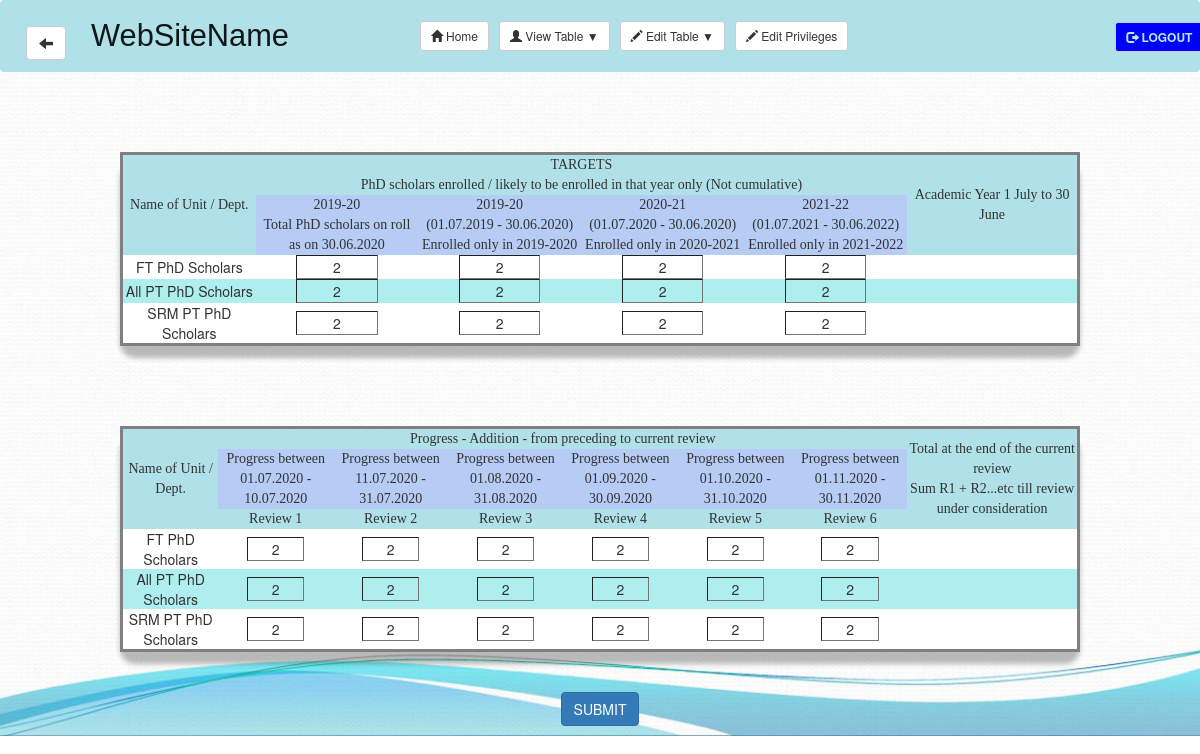
The app's page /edittable.php?branch=eee (signed in) with its own data.
### tables this page shows
CREATE TABLE `eee` (
  `dept_name` text NOT NULL,
  `enrolled_on_30.06` int(1) NOT NULL,
  `enrolled_on_19-20` int(1) NOT NULL,
  `enrolled_on_20-21` int(1) NOT NULL,
  `enrolled_on_21-22` int(1) NOT NULL,
  `review_1` int(1) NOT NULL,
  `review_2` int(1) NOT NULL,
  `review_3` int(1) NOT NULL,
  `review_4` int(1) NOT NULL,
  `review_5` int(1) NOT NULL,
  `review_6` int(1) NOT NULL,
  `sum` int(1) NOT NULL
);

### edittable.php (the view, shortened to what this page needs)
<?php include 'config.php';
include 'navbar.php';
$branch = $_GET['branch'];
$sql = "SELECT *  FROM `$branch` WHERE `dept_name` = 'FT PhD'";
$retval = mysqli_query($conn, $sql);
$row=mysqli_fetch_assoc($retval);
$enrolled_FT_30_06 = $row['enrolled_on_30.06'];
$enrolled_FT_19_20 = $row['enrolled_on_19-20'];
$enrolled_FT_20_21 = $row['enrolled_on_20-21'];
$enrolled_FT_21_22 = $row['enrolled_on_21-22'];
$sql = "SELECT *  FROM `$branch` WHERE `dept_name` = 'PT PhD'";
$retval = mysqli_query($conn, $sql);
$row=mysqli_fetch_assoc($retval);
$enrolled_PT_30_06 = $row['enrolled_on_30.06'];
$enrolled_PT_19_20 = $row['enrolled_on_19-20'];
$enrolled_PT_20_21 = $row['enrolled_on_20-21'];
$enrolled_PT_21_22 = $row['enrolled_on_21-22'];
$sql = "SELECT *  FROM `$branch` WHERE `dept_name` = 'SRM PT PhD'";
$retval = mysqli_query($conn, $sql);
$row=mysqli_fetch_assoc($retval);
$enrolled_SRM_30_06 = $row['enrolled_on_30.06'];
$enrolled_SRM_19_20 = $row['enrolled_on_19-20'];
$enrolled_SRM_20_21 = $row['enrolled_on_20-21'];
$enrolled_SRM_21_22 = $row['enrolled_on_21-22'];
$sql = "SELECT * FROM `$branch` WHERE `dept_name` = 'FT PhD'";
$retval = mysqli_query($conn, $sql);
$row=mysqli_fetch_assoc($retval);
$FT_review_1 = $row['review_1'];
$FT_review_2 = $row['review_2'];
$FT_review_3 = $row['review_3'];
$FT_review_4 = $row['review_4'];
$FT_review_5 = $row['review_5'];
$FT_review_6 = $row['review_6'];
$sql = "SELECT * FROM `$branch` WHERE `dept_name` = 'PT PhD'";
$retval = mysqli_query($conn, $sql);
$row=mysqli_fetch_assoc($retval);
$PT_review_1 = $row['review_1'];
$PT_review_2 = $row['review_2'];
$PT_review_3 = $row['review_3'];
$PT_review_4 = $row['review_4'];
$PT_review_5 = $row['review_5'];
$PT_review_6 = $row['review_6'];
$sql = "SELECT * FROM `$branch` WHERE `dept_name` = 'SRM PT PhD'";
$retval = mysqli_query($conn, $sql);
$row=mysqli_fetch_assoc($retval);
$SRM_review_1 = $row['review_1'];
$SRM_review_2 = $row['review_2'];
$SRM_review_3 = $row['review_3'];
$SRM_review_4 = $row['review_4'];
$SRM_review_5 = $row['review_5'];
$SRM_review_6 = $row['review_6'];
$username = $_SESSION['username'];
$sql = "SELECT *  FROM `privilege` WHERE `username` = '$username'";
$retval = mysqli_query($conn, $sql);
$privilege = mysqli_fetch_assoc($retval); ?>
<!DOCTYPE html>
<html>
<head>
	<link rel ="stylesheet" type= "text/css" href= "stylesheets/table.css">
</head>
<body>
	<form action="" method="post">
		<table>
			<tr class="head">
				<td rowspan="3">Name of Unit / Dept.</td>
				<td colspan="4">TARGETS</td>
				<td rowspan="3">Academic Year 1 July to 30 June</td>
			</tr>
			<tr class="head1">
				<td colspan="4">PhD scholars enrolled / likely to be enrolled in that
					year only (Not cumulative)</td>
			</tr>
			<tr class="head2">
				<td>2019-20 <br> Total PhD scholars on roll <br> as on 30.06.2020</td>
				<td>2019-20 <br> (01.07.2019 - 30.06.2020) <br> Enrolled only in 2019-2020</td>
				<td>2020-21 <br> (01.07.2020 - 30.06.2020) <br> Enrolled only in 2020-2021</td>
				<td>2021-22 <br> (01.07.2021 - 30.06.2022) <br> Enrolled only in 2021-2022</td>
			</tr>
			<tr class="odd">
				<td>FT PhD Scholars</td>
				<?php if ($privilege['enrolled_on_30.06']) {
					echo '<td><input  type="text" name="enrolled_FT_30_06"
					 value='.$enrolled_FT_30_06.'> </td>';
				}
				else {
					echo '<td><input type="text" style="border:hidden;" name="enrolled_FT_30_06"
					 value='.$enrolled_FT_30_06.' readonly></td>';
				}
				if ($privilege['enrolled_on_19-20']) {
					echo '<td><input  type="text" name="enrolled_FT_19_20"
					 value='.$enrolled_FT_19_20.' > </td>';
				}
				else {
					echo '<td> <input type="text" style="border:hidden;" name="enrolled_FT_19_20"
					 value='.$enrolled_FT_19_20.' readonly></td>';
				}
				if ($privilege['enrolled_on_20-21']) {
					echo '<td><input  type="text" name="enrolled_FT_20_21"
					 value='.$enrolled_FT_20_21.' > </td>';
				}
				else {
					echo '<td> <input type="text" style="border:hidden; "name="enrolled_FT_20_21"
					 value='.$enrolled_FT_20_21.' readonly></td>';
				}
				if ($privilege['enrolled_on_21-22']) {
					echo '<td><input  type="text" name="enrolled_FT_21_22"
					 value='.$enrolled_FT_21_22.' > </td>';
				}
				else {
					echo '<td><input type="text" style="border:hidden;" name="enrolled_FT_21_22"
					 value='.$enrolled_FT_21_22.' readonly></td>';
				} ?>
				<td></td>
			</tr>
			<tr class="even">
				<td>All PT PhD Scholars</td>
				<?php if ($privilege['enrolled_on_30.06']) {
					echo '<td><input type="text" name="enrolled_PT_30_06"
					 value='.$enrolled_PT_30_06.'></td>';
				}
				else {
					echo '<td> <input type="text" style="border:hidden;"  name="enrolled_PT_30_06"
					 value='.$enrolled_PT_30_06.' readonly></td>';
				}
				if ($privilege['enrolled_on_19-20']) {
					echo '<td><input  type="text" name="enrolled_PT_19_20"
					 value='.$enrolled_PT_19_20.' > </td>';
				}
				else {
					echo '<td> <input type="text" style="border:hidden;" name="enrolled_PT_19_20"
					 value='.$enrolled_PT_19_20.' readonly></td>';
				}
				if ($privilege['enrolled_on_20-21']) {
					echo '<td><input  type="text" name="enrolled_PT_20_21"
					 value='.$enrolled_PT_20_21.' > </td>';
				}
				else {
					echo '<td> <input type="text" style="border:hidden;" name="enrolled_PT_20_21"
					 value='.$enrolled_PT_20_21.' readonly></td>';
				}
				if ($privilege['enrolled_on_21-22']) {
					echo '<td><input  type="text" name="enrolled_PT_21_22"
					 value='.$enrolled_PT_21_22.' > </td>';
				}
				else {
					echo '<td> <input type="text" style="border:hidden;"  name="enrolled_PT_21_22"
					 value='.$enrolled_PT_21_22.' readonly></td>';
				} ?>
				<td></td>
			</tr>
			<tr class="odd">
				<td>SRM PT PhD Scholars</td>
				<?php
				if ($privilege['enrolled_on_30.06']) {
					echo '<td><input  type="text" name="enrolled_SRM_30_06"
					 value='.$enrolled_SRM_30_06.' > </td>';
				}
				else {
					echo '<td> <input type="text" style="border:hidden;" name="enrolled_SRM_30_06"
					 value='.$enrolled_SRM_30_06.' readonly></td>';
				}
				if ($privilege['enrolled_on_19-20']) {
					echo '<td><input  type="text" name="enrolled_SRM_19_20"
					 value='.$enrolled_SRM_19_20.' > </td>';
				}
				else {
					echo '<td> <input type="text" style="border:hidden;" name="enrolled_SRM_19_20"
					 value='.$enrolled_SRM_19_20.' readonly></td>';
				}
				if ($privilege['enrolled_on_20-21']) {
					echo '<td><input  type="text" name="enrolled_SRM_20_21"
					 value='.$enrolled_SRM_20_21.' > </td>';
				}
				else {
					echo '<td> <input type="text" style="border:hidden;"  name="enrolled_SRM_20_21"
					 value='.$enrolled_SRM_20_21.' readonly></td>';
				}
				if ($privilege['enrolled_on_21-22']) {
					echo '<td><input  type="text" name="enrolled_SRM_21_22"
					 value='.$enrolled_SRM_21_22.' > </td>';
				}
				else {
					echo '<td> <input type="text" style="border:hidden;" name="enrolled_SRM_21_22"
					 value='.$enrolled_SRM_21_22.' readonly></td>';
				} ?>
				<td></td>
			</tr>
		</table>
		<table>
			<tr class="head">
				<td rowspan="3">Name of Unit / Dept.</td>
				<td colspan="6"> Progress - Addition - from preceding to current review</td>
				<td rowspan="3">Total at the end of the current review <br> Sum R1 + R2...etc till review under consideration</td>
			</tr>
			<tr class="head2">
				<td>Progress between <br> 01.07.2020 - 10.07.2020</td>
				<td>Progress between <br> 11.07.2020 - 31.07.2020</td>
				<td>Progress between <br> 01.08.2020 - 31.08.2020</td>
				<td>Progress between <br> 01.09.2020 - 30.09.2020</td>
				<td>Progress between <br> 01.10.2020 - 31.10.2020</td>
				<td>Progress between <br> 01.11.2020 - 30.11.2020</td>
			</tr>
			<tr class="head1">
				<td>Review 1</td>
				<td>Review 2</td>
				<td>Review 3</td>
				<td>Review 4</td>
				<td>Review 5</td>
				<td>Review 6</td>
			</tr>
			<tr class="odd">
				<td class="odd">FT PhD Scholars</td>
				<?php if ($privilege['review_1']) {
					echo '<td><input type="text" name="FT_review_1" value='.$FT_review_1.'></td>';
				}
				else {
					echo '<td><input type="text" style="border:hidden;" name="FT_review_1"
					 value='.$FT_review_1.' readonly></td>';
				}
				if ($privilege['review_2']) {
					echo '<td><input  type="text" name="FT_review_2" value='.$FT_review_2.'></td>';
				}
				else {
					echo '<td><input type="text" style="border:hidden;" name="FT_review_2"
					 value='.$FT_review_2.' readonly></td>';
				}
				if ($privilege['review_3']) {
					echo '<td><input  type="text" name="FT_review_3" value='.$FT_review_3.' > </td>';
				}
				else {
					echo '<td> <input type="text" style="border:hidden;" name="FT_review_3"
					 value='.$FT_review_3.' readonly></td>';
				}
				if ($privilege['review_4']) {
					echo '<td><input type="text" name="FT_review_4" value='.$FT_review_4.'></td>';
				}
				else {
					echo '<td> <input type="text" style="border:hidden;" name="FT_review_4"
					 value='.$FT_review_4.' readonly></td>';
				}
				if ($privilege['review_5']) {
					echo '<td><input type="text" name="FT_review_5" value='.$FT_review_5.'></td>';
				}
				else {
					echo '<td> <input type="text" style="border:hidden;" name="FT_review_5"
					 value='.$FT_review_5.' readonly></td>';
				}
				if ($privilege['review_6']) {
					echo '<td><input type="text" name="FT_review_6" value='.$FT_review_6.'></td>';
				}
				else {
					echo '<td> <input type="text" style="border:hidden;" name="FT_review_6"
					 value='.$FT_review_6.' readonly></td>';
				} ?>
				<td></td>
			</tr>
			<tr class="even">
				<td>All PT PhD Scholars</td>
				<?php if ($privilege['review_1']) {
					echo '<td><input type="text" name="PT_review_1" value='.$PT_review_1.'></td>';
				}
				else {
					echo '<td> <input type="text" style="border:hidden;" name="PT_review_1"
					 value='.$PT_review_1.' readonly></td>';
				}
				if ($privilege['review_2']) {
					echo '<td><input type="text" name="PT_review_2" value='.$PT_review_2.'></td>';
				}
				else {
					echo '<td> <input type="text" style="border:hidden;" name="PT_review_2"
					 value='.$PT_review_2.' readonly></td>';
				}
				if ($privilege['review_3']) {
					echo '<td><input  type="text" name="PT_review_3" value='.$PT_review_3.' > </td>';
				}
				else {
					echo '<td> <input type="text" style="border:hidden;" name="PT_review_3"
					 value='.$PT_review_3.' readonly></td>';
				}
				if ($privilege['review_4']) {
					echo '<td><input  type="text" name="PT_review_4" value='.$PT_review_4.' > </td>';
				}
				else {
					echo '<td> <input type="text" style="border:hidden;" name="PT_review_4"
					 value='.$PT_review_4.' readonly></td>';
				}
				if ($privilege['review_5']) {
					echo '<td><input  type="text" name="PT_review_5" value='.$PT_review_5.' > </td>';
				}
				else {
					echo '<td> <input type="text" style="border:hidden;" name="PT_review_5"
					 value='.$PT_review_5.' readonly></td>';
				}
				if ($privilege['review_6']) {
					echo '<td><input  type="text" name="PT_review_6" value='.$PT_review_6.' > </td>';
				}
				else {
					echo '<td> <input type="text" style="border:hidden;"  name="PT_review_6"
					 value='.$PT_review_6.' readonly></td>';
				}
				?>
				<td></td>
			</tr>
			<tr class="odd">
				<td>SRM PT PhD Scholars</td>
				<?php if ($privilege['review_1']) {
					echo '<td><input  type="text" name="SRM_review_1" value='.$SRM_review_1.' > </td>';
				}
				else {
					echo '<td> <input type="text" style="border:hidden;" name="SRM_review_1"
					 value='.$SRM_review_1.' readonly></td>';
				}
				if ($privilege['review_2']) {
					echo '<td><input  type="text" name="SRM_review_2" value='.$SRM_review_2.' > </td>';
				}
				else {
					echo '<td> <input type="text" style="border:hidden;"name="SRM_review_2"
					 value='.$SRM_review_2.' readonly></td>';
				}
				if ($privilege['review_3']) {
					echo '<td><input  type="text" name="SRM_review_3" value='.$SRM_review_3.' > </td>';
				}
				else {
					echo '<td> <input type="text" style="border:hidden;"  name="SRM_review_3"
					 value='.$SRM_review_3.' readonly></td>';
				}
				if ($privilege['review_4']) {
					echo '<td><input  type="text" name="SRM_review_4" value='.$SRM_review_4.' > </td>';
				}
				else {
					echo '<td> <input type="text" style="border:hidden;" name="SRM_review_4"
					 value='.$SRM_review_4.' readonly></td>';
				}
				if ($privilege['review_5']) {
					echo '<td><input  type="text" name="SRM_review_5" value='.$SRM_review_5.' > </td>';
				}
				else {
					echo '<td> <input type="text" style="border:hidden;" name="SRM_review_5"
					 value='.$SRM_review_5.' readonly></td>';
				}
				if ($privilege['review_6']) {
					echo '<td><input  type="text" name="SRM_review_6" value='.$SRM_review_6.' > </td>';
				}
				else {
					echo '<td> <input type="text" style="border:hidden;" name="SRM_review_6"
					 value='.$SRM_review_6.' readonly></td>';
				} ?>
				<td></td>
			</tr>
		</table>
		<p align="center">
			<input class="btn btn-primary" type="submit" value="SUBMIT" name="submit">
		</p>
	</form>
</body>
</html>

### stylesheets/table.css (style rules this page uses)
table { width: 80%; margin-left: auto; margin-right: auto; margin-top: 80px; margin-bottom: 40px; border-style: solid; border-spacing: 3px; border-radius: 15px; text-align: center; box-shadow: 0 12px 5px rgba(32,32,32,.3); }
tr.odd { background-color: #FFFFFF; }
tr.even { background-color: #AFEEEE; }
tr.head { background-color: #B0E0E8; font-family: "Times New Roman", Times, serif; }
tr.head1 { background-color: #B0E0E8; font-family: "Times New Roman", Times, serif; }
tr.head2 { background-color: #B6CCF5; font-family: "Times New Roman", Times, serif; }
body { background-image: url("../images/image5.jpg"); background-size: cover; background-repeat: no-repeat; }
input[type="text"] { background: none; border-width: thin; width: 50%; text-align: center; }

### records on screen
eee: enrolled_FT_30_06 "2", enrolled_FT_19_20 "2", enrolled_FT_20_21 "2", enrolled_FT_21_22 "2", FT_review_1 "2", FT_review_2 "2", FT_review_3 "2", FT_review_4 "2", FT_review_5 "2", FT_review_6 "2"
eee: enrolled_PT_30_06 "2", enrolled_PT_19_20 "2", enrolled_PT_20_21 "2", enrolled_PT_21_22 "2", PT_review_1 "2", PT_review_2 "2", PT_review_3 "2", PT_review_4 "2", PT_review_5 "2", PT_review_6 "2"
eee: enrolled_SRM_30_06 "2", enrolled_SRM_19_20 "2", enrolled_SRM_20_21 "2", enrolled_SRM_21_22 "2", SRM_review_1 "2", SRM_review_2 "2", SRM_review_3 "2", SRM_review_4 "2", SRM_review_5 "2", SRM_review_6 "2"
